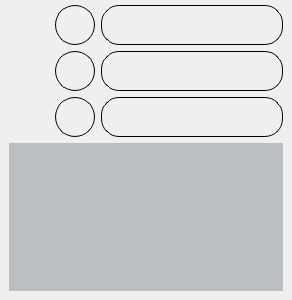
                        <widget class="QWidget" name="scrollAreaWidgetContents">
                         <property name="enabled">
                          <bool>true</bool>
                         </property>
                         <property name="geometry">
                          <rect>
                           <x>0</x>
                           <y>0</y>
                           <width>292</width>
                           <height>300</height>
                          </rect>
                         </property>
                         <layout class="QVBoxLayout" name="verticalLayout_12">
                          <property name="spacing">
                           <number>0</number>
                          </property>
                          <property name="leftMargin">
                           <number>0</number>
                          </property>
                          <property name="topMargin">
                           <number>0</number>
                          </property>
                          <property name="rightMargin">
                           <number>0</number>
                          </property>
                          <property name="bottomMargin">
                           <number>0</number>
                          </property>
                          <item>
                           <widget class="QFrame" name="rsf_info_scroll_frame">
                            <property name="minimumSize">
                             <size>
                              <width>130</width>
                              <height>0</height>
                             </size>
                            </property>
                            <property name="maximumSize">
                             <size>
                              <width>16777215</width>
                              <height>16777215</height>
                             </size>
                            </property>
                            <property name="styleSheet">
                             <string notr="true">background-color: rgba(255, 255, 255, 0);
border:none;</string>
                            </property>
                            <property name="frameShape">
                             <enum>QFrame::StyledPanel</enum>
                            </property>
                            <property name="frameShadow">
                             <enum>QFrame::Raised</enum>
                            </property>
                            <layout class="QGridLayout" name="gridLayout_3">
                             <property name="topMargin">
                              <number>5</number>
                             </property>
                             <item row="0" column="0">
                              <widget class="QFrame" name="rsf_holder_first_place">
                               <property name="minimumSize">
                                <size>
                                 <width>0</width>
                                 <height>0</height>
                                </size>
                               </property>
                               <property name="maximumSize">
                                <size>
                                 <width>16777215</width>
                                 <height>40</height>
                                </size>
                               </property>
                               <property name="styleSheet">
                                <string notr="true">background-color: rgba(255, 255, 255, 0);</string>
                               </property>
                               <property name="frameShape">
                                <enum>QFrame::StyledPanel</enum>
                               </property>
                               <property name="frameShadow">
                                <enum>QFrame::Raised</enum>
                               </property>
                               <layout class="QGridLayout" name="gridLayout_4">
                                <property name="leftMargin">
                                 <number>0</number>
                                </property>
                                <property name="topMargin">
                                 <number>0</number>
                                </property>
                                <property name="rightMargin">
                                 <number>0</number>
                                </property>
                                <property name="bottomMargin">
                                 <number>0</number>
                                </property>
                                <item row="0" column="2">
                                 <widget class="QLabel" name="lbl_first_place_value">
                                  <property name="sizePolicy">
                                   <sizepolicy hsizetype="Minimum" vsizetype="Preferred">
                                    <horstretch>0</horstretch>
                                    <verstretch>130</verstretch>
                                   </sizepolicy>
                                  </property>
                                  <property name="minimumSize">
                                   <size>
                                    <width>130</width>
                                    <height>40</height>
                                   </size>
                                  </property>
                                  <property name="baseSize">
                                   <size>
                                    <width>0</width>
                                    <height>0</height>
                                   </size>
                                  </property>
                                  <property name="styleSheet">
                                   <string notr="true">border: 1px solid black;
border-radius: 18px; 
background-color: rgba(255, 255, 255, 0);
</string>
                                  </property>
                                  <property name="text">
                                   <string/>
                                  </property>
                                  <property name="alignment">
                                   <set>Qt::AlignLeading|Qt::AlignLeft|Qt::AlignVCenter</set>
                                  </property>
                                 </widget>
                                </item>
                                <item row="0" column="0">
                                 <widget class="QFrame" name="icon_first_place">
                                  <property name="minimumSize">
                                   <size>
                                    <width>40</width>
                                    <height>0</height>
                                   </size>
                                  </property>
                                  <property name="maximumSize">
                                   <size>
                                    <width>40</width>
                                    <height>16777215</height>
                                   </size>
                                  </property>
                                  <property name="styleSheet">
                                   <string notr="true">image: url(:/icons/fita-do-lugar.png);
</string>
                                  </property>
                                  <property name="frameShape">
                                   <enum>QFrame::StyledPanel</enum>
                                  </property>
                                  <property name="frameShadow">
                                   <enum>QFrame::Raised</enum>
                                  </property>
                                 </widget>
                                </item>
                                <item row="0" column="1">
                                 <widget class="QLabel" name="lbl_first_place_sum">
                                  <property name="minimumSize">
                                   <size>
                                    <width>40</width>
                                    <height>0</height>
                                   </size>
                                  </property>
                                  <property name="maximumSize">
                                   <size>
                                    <width>40</width>
                                    <height>16777215</height>
                                   </size>
                                  </property>
                                  <property name="styleSheet">
                                   <string notr="true">border-radius: 20px; 
border: 1px solid black;</string>
                                  </property>
                                  <property name="text">
                                   <string/>
                                  </property>
                                  <property name="alignment">
                                   <set>Qt::AlignCenter</set>
                                  </property>
                                 </widget>
                                </item>
                               </layout>
                              </widget>
                             </item>
                             <item row="3" column="0">
                              <widget class="QTableWidget" name="tableWidget">
                               <property name="focusPolicy">
                                <enum>Qt::NoFocus</enum>
                               </property>
                               <property name="layoutDirection">
                                <enum>Qt::LeftToRight</enum>
                               </property>
                               <property name="autoFillBackground">
                                <bool>false</bool>
                               </property>
                               <property name="styleSheet">
                                <string notr="true">QTableView {
    background-color: rgba(107, 117, 122,100);
}
QTableView::item{
   	border: 1px solid black;
   	border-radius: 15px;
	background-color: rgb(255, 255, 255);
	margin: 0 4; 
}
</string>
                               </property>
                               <property name="sizeAdjustPolicy">
                                <enum>QAbstractScrollArea::AdjustToContents</enum>
                               </property>
                               <property name="autoScroll">
                                <bool>true</bool>
                               </property>
                               <property name="autoScrollMargin">
                                <number>16</number>
                               </property>
                               <property name="showDropIndicator" stdset="0">
                                <bool>false</bool>
                               </property>
                               <property name="dragDropOverwriteMode">
                                <bool>false</bool>
                               </property>
                               <property name="textElideMode">
                                <enum>Qt::ElideRight</enum>
                               </property>
                               <property name="verticalScrollMode">
                                <enum>QAbstractItemView::ScrollPerItem</enum>
                               </property>
                               <property name="horizontalScrollMode">
                                <enum>QAbstractItemView::ScrollPerPixel</enum>
                               </property>
                               <property name="showGrid">
                                <bool>false</bool>
                               </property>
                               <property name="sortingEnabled">
                                <bool>false</bool>
                               </property>
                               <property name="wordWrap">
                                <bool>false</bool>
                               </property>
                               <property name="rowCount">
                                <number>0</number>
                               </property>
                               <property name="columnCount">
                                <number>0</number>
                               </property>
                               <attribute name="horizontalHeaderVisible">
                                <bool>false</bool>
                               </attribute>
                               <attribute name="horizontalHeaderCascadingSectionResizes">
                                <bool>true</bool>
                               </attribute>
                               <attribute name="horizontalHeaderHighlightSections">
                                <bool>false</bool>
                               </attribute>
                               <attribute name="verticalHeaderVisible">
                                <bool>false</bool>
                               </attribute>
                               <attribute name="verticalHeaderCascadingSectionResizes">
                                <bool>false</bool>
                               </attribute>
                               <attribute name="verticalHeaderHighlightSections">
                                <bool>false</bool>
                               </attribute>
                               <attribute name="verticalHeaderStretchLastSection">
                                <bool>false</bool>
                               </attribute>
                              </widget>
                             </item>
                             <item row="1" column="0">
                              <widget class="QFrame" name="rsf_holder_second_place">
                               <property name="maximumSize">
                                <size>
                                 <width>16777215</width>
                                 <height>40</height>
                                </size>
                               </property>
                               <property name="styleSheet">
                                <string notr="true">background-color: rgba(255, 255, 255, 0);</string>
                               </property>
                               <property name="frameShape">
                                <enum>QFrame::StyledPanel</enum>
                               </property>
                               <property name="frameShadow">
                                <enum>QFrame::Raised</enum>
                               </property>
                               <layout class="QGridLayout" name="gridLayout_5">
                                <property name="leftMargin">
                                 <number>0</number>
                                </property>
                                <property name="topMargin">
                                 <number>0</number>
                                </property>
                                <property name="rightMargin">
                                 <number>0</number>
                                </property>
                                <property name="bottomMargin">
                                 <number>0</number>
                                </property>
                                <item row="0" column="0">
                                 <widget class="QFrame" name="icon_second_place">
                                  <property name="minimumSize">
                                   <size>
                                    <width>40</width>
                                    <height>0</height>
                                   </size>
                                  </property>
                                  <property name="maximumSize">
                                   <size>
                                    <width>40</width>
                                    <height>16777215</height>
                                   </size>
                                  </property>
                                  <property name="styleSheet">
                                   <string notr="true">image: url(:/icons/icons8-second-place-ribbon-50.png);
</string>
                                  </property>
                                  <property name="frameShape">
                                   <enum>QFrame::StyledPanel</enum>
                                  </property>
                                  <property name="frameShadow">
                                   <enum>QFrame::Raised</enum>
                                  </property>
                                 </widget>
                                </item>
                                <item row="0" column="2">
                                 <widget class="QLabel" name="lbl_second_place_value">
                                  <property name="minimumSize">
                                   <size>
                                    <width>130</width>
                                    <height>40</height>
                                   </size>
                                  </property>
                                  <property name="styleSheet">
                                   <string notr="true">border: 1px solid black;
border-radius: 18px; 
background-color: rgba(255, 255, 255, 0);
</string>
                                  </property>
                                  <property name="text">
                                   <string/>
                                  </property>
                                  <property name="alignment">
                                   <set>Qt::AlignLeading|Qt::AlignLeft|Qt::AlignVCenter</set>
                                  </property>
                                 </widget>
                                </item>
                                <item row="0" column="1">
                                 <widget class="QLabel" name="lbl_second_place_sum">
                                  <property name="minimumSize">
                                   <size>
                                    <width>40</width>
                                    <height>0</height>
                                   </size>
                                  </property>
                                  <property name="maximumSize">
                                   <size>
                                    <width>40</width>
                                    <height>16777215</height>
                                   </size>
                                  </property>
                                  <property name="styleSheet">
                                   <string notr="true">border-radius: 20px; 
border: 1px solid black;</string>
                                  </property>
                                  <property name="text">
                                   <string/>
                                  </property>
                                  <property name="alignment">
                                   <set>Qt::AlignCenter</set>
                                  </property>
                                 </widget>
                                </item>
                               </layout>
                              </widget>
                             </item>
                             <item row="2" column="0">
                              <widget class="QFrame" name="rsf_holder_third_place">
                               <property name="maximumSize">
                                <size>
                                 <width>16777215</width>
                                 <height>40</height>
                                </size>
                               </property>
                               <property name="styleSheet">
                                <string notr="true">background-color: rgba(255, 255, 255, 0);</string>
                               </property>
                               <property name="frameShape">
                                <enum>QFrame::StyledPanel</enum>
                               </property>
                               <property name="frameShadow">
                                <enum>QFrame::Raised</enum>
                               </property>
                               <layout class="QGridLayout" name="gridLayout_6">
                                <property name="leftMargin">
                                 <number>0</number>
                                </property>
                                <property name="topMargin">
                                 <number>0</number>
                                </property>
                                <property name="rightMargin">
                                 <number>0</number>
                                </property>
                                <property name="bottomMargin">
                                 <number>0</number>
                                </property>
                                <item row="0" column="2">
                                 <widget class="QLabel" name="lbl_third_place_value">
                                  <property name="minimumSize">
                                   <size>
                                    <width>130</width>
                                    <height>40</height>
                                   </size>
                                  </property>
                                  <property name="styleSheet">
                                   <string notr="true">border: 1px solid black;
border-radius: 18px; 
background-color: rgba(255, 255, 255, 0);
</string>
                                  </property>
                                  <property name="text">
                                   <string/>
                                  </property>
                                  <property name="alignment">
                                   <set>Qt::AlignLeading|Qt::AlignLeft|Qt::AlignVCenter</set>
                                  </property>
                                 </widget>
                                </item>
                                <item row="0" column="0">
                                 <widget class="QFrame" name="icon_third_place">
                                  <property name="minimumSize">
                                   <size>
                                    <width>40</width>
                                    <height>0</height>
                                   </size>
                                  </property>
                                  <property name="maximumSize">
                                   <size>
                                    <width>40</width>
                                    <height>16777215</height>
                                   </size>
                                  </property>
                                  <property name="styleSheet">
                                   <string notr="true">image: url(:/icons/icons8-third-place-ribbon-50.png);
border:none;</string>
                                  </property>
                                  <property name="frameShape">
                                   <enum>QFrame::StyledPanel</enum>
                                  </property>
                                  <property name="frameShadow">
                                   <enum>QFrame::Raised</enum>
                                  </property>
                                 </widget>
                                </item>
                                <item row="0" column="1">
                                 <widget class="QLabel" name="lbl_third_place_sum">
                                  <property name="minimumSize">
                                   <size>
                                    <width>40</width>
                                    <height>0</height>
                                   </size>
                                  </property>
                                  <property name="maximumSize">
                                   <size>
                                    <width>40</width>
                                    <height>16777215</height>
                                   </size>
                                  </property>
                                  <property name="styleSheet">
                                   <string notr="true">border-radius: 20px; 
border: 1px solid black;</string>
                                  </property>
                                  <property name="text">
                                   <string/>
                                  </property>
                                  <property name="alignment">
                                   <set>Qt::AlignCenter</set>
                                  </property>
                                 </widget>
                                </item>
                               </layout>
                              </widget>
                             </item>
                            </layout>
                           </widget>
                          </item>
                         </layout>
                        </widget>
